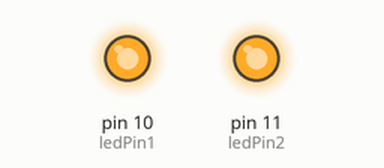
Recording of a sketch running on a simulated Arduino Uno, built with avr-gcc and run on an emulated ATmega328P. On the bench: output pins drawn as LEDs (lit = HIGH).

Above: at 2.5 s.
At 5.02 s:
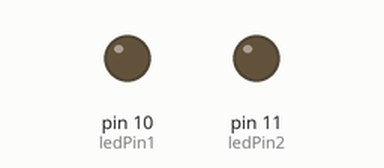
Timing chart, 0 to 6.6 s (numbered marks = the images above):
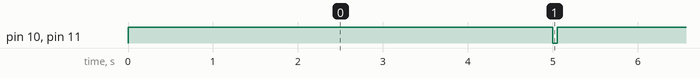

The sketch:

Pet_blinking_code.ino
```cpp
int ledPin1 = 10;
int ledPin2 = 11;

void setup () {
  pinMode (ledPin1, OUTPUT );
  pinMode (ledPin2, OUTPUT );
}

void loop () {
  digitalWrite (ledPin1, HIGH );
  digitalWrite (ledPin2, HIGH );
  delay (5000);
  digitalWrite (ledPin1, LOW );
  digitalWrite (ledPin2, LOW );
  delay (50);
}
```

Measured:
- by itself, pin 10 (ledPin1), pin 11 (ledPin2): alternates HIGH for 5.0 s and LOW for 0.05 s
